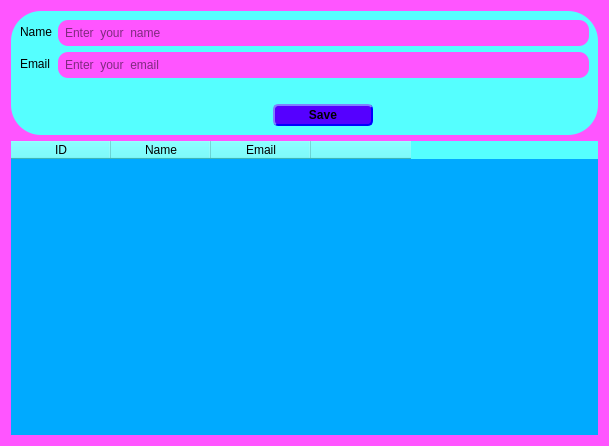
<?xml version="1.0" encoding="UTF-8"?>
<ui version="4.0">
 <class>main</class>
 <widget class="QWidget" name="main">
  <property name="geometry">
   <rect>
    <x>0</x>
    <y>0</y>
    <width>609</width>
    <height>446</height>
   </rect>
  </property>
  <property name="sizePolicy">
   <sizepolicy hsizetype="Preferred" vsizetype="Preferred">
    <horstretch>0</horstretch>
    <verstretch>0</verstretch>
   </sizepolicy>
  </property>
  <property name="maximumSize">
   <size>
    <width>16777215</width>
    <height>16777215</height>
   </size>
  </property>
  <property name="windowTitle">
   <string>Form</string>
  </property>
  <property name="styleSheet">
   <string notr="true">QWidget {
	background-color:rgb(255, 85, 255);
}

QFrame {
	color:rgb(0, 0, 0);
	background-color:rgb(85, 255, 255);
	font: 9pt &quot;Sans Serif Collection&quot;;
	border-radius:30px;
}

QTableWidget {
	background-color:rgb(0, 170, 255);
	border-radius:0px;
}

QTableWidget::item:selected {
	background-color:rgb(0, 0, 255);
	color:white;
}

QLineEdit{
	background-color:rgb(255, 85, 255);
	placeholder-text-color:rgb(170, 255, 255);
	color:black;
	font: 9pt &quot;Sans Serif Collection&quot;;
	padding:5px;
	border-radius:10px;
}

QPushButton {
    background-color: rgb(85, 0, 255);
    border: 2px outset rgb(0, 0, 255);
    padding: 2px;
	font: 9pt &quot;Sans Serif Collection&quot;;
    font-weight: bold;
	border-radius:5px;
}

QPushButton:hover{
	background-color:rgb(0, 0, 255);
}

QPushButton:pressed {
    border: 2px inset rgb(85, 0, 127);
    background-color: rgb(0, 0, 255);
}

QLabel#LEmailWarn{
	color:red;
}</string>
  </property>
  <layout class="QVBoxLayout" name="verticalLayout_1" stretch="1,3">
   <item alignment="Qt::AlignmentFlag::AlignVCenter">
    <widget class="QFrame" name="frame">
     <property name="sizePolicy">
      <sizepolicy hsizetype="Expanding" vsizetype="Expanding">
       <horstretch>0</horstretch>
       <verstretch>0</verstretch>
      </sizepolicy>
     </property>
     <property name="font">
      <font>
       <family>Sans Serif Collection</family>
       <pointsize>9</pointsize>
       <italic>false</italic>
       <bold>false</bold>
      </font>
     </property>
     <property name="frameShape">
      <enum>QFrame::Shape::StyledPanel</enum>
     </property>
     <property name="frameShadow">
      <enum>QFrame::Shadow::Raised</enum>
     </property>
     <layout class="QFormLayout" name="formLayout">
      <item row="0" column="0">
       <widget class="QLabel" name="LName">
        <property name="text">
         <string>Name</string>
        </property>
       </widget>
      </item>
      <item row="0" column="1">
       <widget class="QLineEdit" name="EditName">
        <property name="placeholderText">
         <string>Enter  your  name</string>
        </property>
       </widget>
      </item>
      <item row="1" column="0">
       <widget class="QLabel" name="LEmail">
        <property name="text">
         <string>Email</string>
        </property>
       </widget>
      </item>
      <item row="1" column="1">
       <widget class="QLineEdit" name="EditEmail">
        <property name="placeholderText">
         <string>Enter  your  email</string>
        </property>
       </widget>
      </item>
      <item row="2" column="1">
       <layout class="QVBoxLayout" name="verticalLayout_2">
        <property name="bottomMargin">
         <number>0</number>
        </property>
        <item alignment="Qt::AlignmentFlag::AlignHCenter|Qt::AlignmentFlag::AlignVCenter">
         <widget class="QLabel" name="LEmailWarn">
          <property name="text">
           <string/>
          </property>
         </widget>
        </item>
        <item alignment="Qt::AlignmentFlag::AlignHCenter|Qt::AlignmentFlag::AlignVCenter">
         <widget class="QPushButton" name="BSave">
          <property name="sizePolicy">
           <sizepolicy hsizetype="Fixed" vsizetype="Fixed">
            <horstretch>0</horstretch>
            <verstretch>0</verstretch>
           </sizepolicy>
          </property>
          <property name="minimumSize">
           <size>
            <width>100</width>
            <height>0</height>
           </size>
          </property>
          <property name="cursor">
           <cursorShape>PointingHandCursor</cursorShape>
          </property>
          <property name="text">
           <string>Save</string>
          </property>
         </widget>
        </item>
       </layout>
      </item>
     </layout>
    </widget>
   </item>
   <item>
    <widget class="QTableWidget" name="TUsers">
     <property name="sizeAdjustPolicy">
      <enum>QAbstractScrollArea::SizeAdjustPolicy::AdjustToContents</enum>
     </property>
     <property name="selectionMode">
      <enum>QAbstractItemView::SelectionMode::SingleSelection</enum>
     </property>
     <property name="selectionBehavior">
      <enum>QAbstractItemView::SelectionBehavior::SelectRows</enum>
     </property>
     <property name="rowCount">
      <number>0</number>
     </property>
     <attribute name="verticalHeaderVisible">
      <bool>false</bool>
     </attribute>
     <column>
      <property name="text">
       <string>ID</string>
      </property>
     </column>
     <column>
      <property name="text">
       <string>Name</string>
      </property>
     </column>
     <column>
      <property name="text">
       <string>Email</string>
      </property>
     </column>
     <column>
      <property name="text">
       <string/>
      </property>
     </column>
    </widget>
   </item>
  </layout>
 </widget>
 <resources/>
 <connections/>
</ui>
